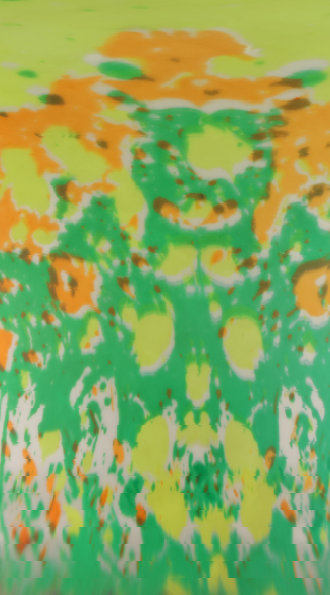
#> input picture ball_photos/patch/5.png, 330 x 595 px
$ python -i circle_contours.py   (imports and definitions only)   (older library calls are emulated)
#> lines starting #> are read from the running program, lines starting #| are printed output that depends on the picture; after the words box and inside, x2 and y2 are one past the last pixel; in counts of white or black regions, pixels touching at a corner belong together
#> further down, picture is the input picture: shape (595, 330, 3); mean B, G, R 93.5, 168.4, 134.7
"__author__ = Hui Wang"

""" Functions:
circle_canny(img, is_crop=False, is_scale=False, is_RGB=False)
circle_Hough(subimg)
circle_blob(subimg)
circle_moment(subimg)
circle_contour(subimg)
circle_match(path, subimg)
"""

import numpy as np
import cv2
import matplotlib.pyplot as plt
#-------------------------------------------------------------------------------------

# [250 lines left out: functions circle_canny, circle_Hough, circle_blob, circle_moment, not called in this run]


def circle_contour(subimg): ## no use
    "from 03_06_compute_contour.py, 03_07_contour_centroid.py"
    gray_img = cv2.cvtColor(subimg, cv2.COLOR_BGR2GRAY)
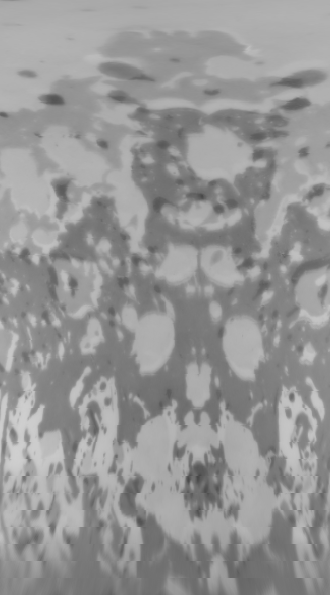
#> gray_img: shape (595, 330); min 71, max 207, mean 149.8
    ## another way: build Gaussian threshold (refer 03_06.py)
    thresh = cv2.adaptiveThreshold(gray_img, 255, cv2.ADAPTIVE_THRESH_GAUSSIAN_C, cv2.THRESH_BINARY, 115, 1)
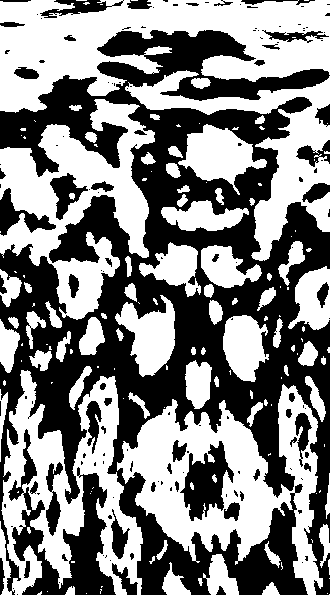
#> thresh: shape (595, 330); 51.6% white; 144 black regions (90 under 20 px)
    cv2.imshow("Binary", thresh)
    contours, hierarchy = cv2.findContours(thresh, cv2.RETR_TREE, cv2.CHAIN_APPROX_SIMPLE)
#> contours = 294 contours, 182 with area under 20; largest, box (x1, y1, x2, y2) and area: (0, 0, 330, 113) 20842, (117, 384, 323, 595) 20180, (0, 370, 143, 595) 15326, (0, 99, 155, 320) 14957, (125, 70, 330, 261) 8853

    # Loop through the contours and calculate the area of each object
    for cnt in contours:
        area = cv2.contourArea(cnt)

        # Draw a bounding box around each
        # object and display the area on the image
        x, y, w, h = cv2.boundingRect(cnt)
        cv2.rectangle(img, (x, y), (x+w, y+h), (0, 255, 0), 2)
        cv2.putText(img, str(area), (x, y),
                    cv2.FONT_HERSHEY_SIMPLEX, 1, (0, 0, 255), 2)
#> this loop made 1 pass
#> (area, x, y, w, h) on pass 1: (0, 329, 594, 1, 1)

    img2 = subimg.copy()
    index = -1
    thickness = 4
    color = (255, 0, 255)
    cv2.drawContours(img2, contours, index, color, thickness)
    cv2.imshow("Contours",img2)

    cv2.waitKey(0)
    cv2.destroyAllWindows()


# [17 lines left out: function circle_match, not called in this run]

#--------------------------------------------------------------------------------


# [21 lines not run here, left out]

    # [7 lines of commented-out code are left out]

>>> import cv2
>>> picture = cv2.imread('ball_photos/patch/5.png')
#> (the run stopped early here; a loop or call above may not have finished)

$ run again, on ball_photos/patch/2.png
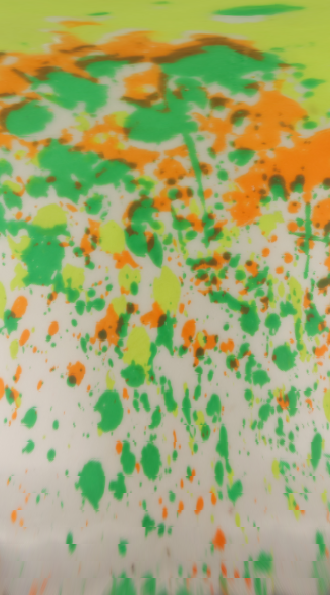
#> input picture ball_photos/patch/2.png, 330 x 595 px
#> picture is the input picture: shape (595, 330, 3); mean B, G, R 112.4, 169.4, 162.4
#> in circle_contour, `gray_img = cv2.cvtColor(subimg, cv2.COLOR_BGR2GRAY)`:
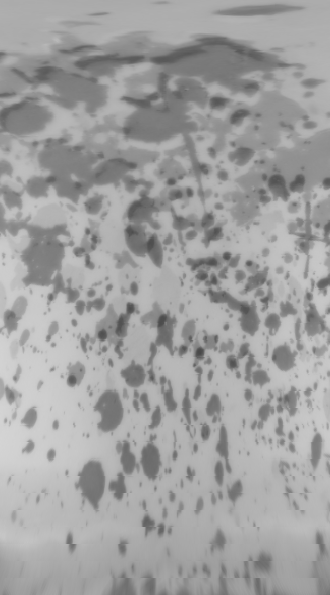
#> gray_img: shape (595, 330); min 73, max 212, mean 160.8
#> in circle_contour, `thresh = cv2.adaptiveThreshold(gray_img, 255, cv2.ADAPTIVE_THRESH_GAUS..`:
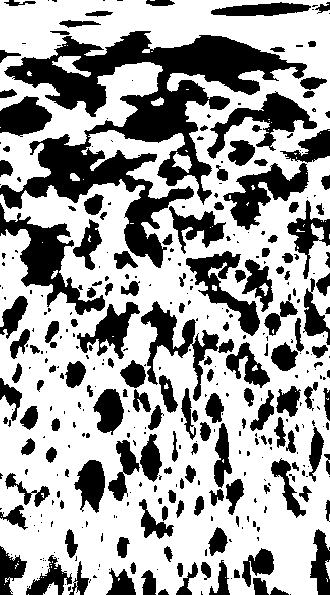
#> thresh: shape (595, 330); 63.5% white; 384 black regions (222 under 20 px)
#> contours = 452 contours, 284 with area under 20; largest, box (x1, y1, x2, y2) and area: (0, 0, 330, 595) 155976, (222, 162, 310, 231) 2564, (206, 91, 318, 160) 2503, (185, 250, 261, 337) 2230, (140, 300, 197, 386) 1689
#> the loop in circle_contour, `for cnt in contours:` made 1 pass
#> (area, x, y, w, h) on pass 1: (0, 28, 594, 1, 1)

$ run again, on ball_photos/patch/3.png
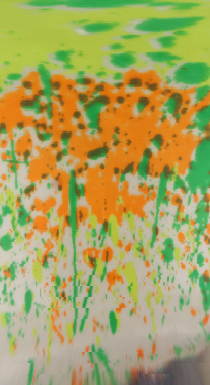
#> input picture ball_photos/patch/3.png, 210 x 385 px
#> picture is the input picture: shape (385, 210, 3); mean B, G, R 95.9, 162.2, 167.8
#> in circle_contour, `gray_img = cv2.cvtColor(subimg, cv2.COLOR_BGR2GRAY)`:
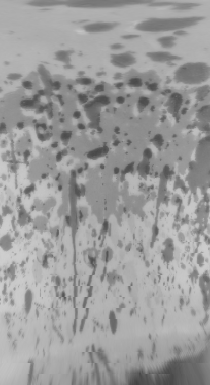
#> gray_img: shape (385, 210); min 67, max 206, mean 156.3
#> in circle_contour, `thresh = cv2.adaptiveThreshold(gray_img, 255, cv2.ADAPTIVE_THRESH_GAUS..`:
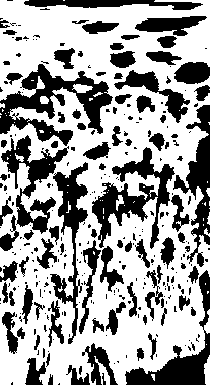
#> thresh: shape (385, 210); 63.2% white; 293 black regions (200 under 20 px)
#> contours = 402 contours, 292 with area under 20; largest, box (x1, y1, x2, y2) and area: (0, 0, 210, 385) 67155, (91, 146, 176, 250) 3299, (0, 134, 69, 235) 2466, (49, 161, 89, 345) 2322, (113, 69, 191, 124) 1154
#> the loop in circle_contour, `for cnt in contours:` made 1 pass
#> (area, x, y, w, h) on pass 1: (10.5, 151, 374, 4, 7)

$ run again, on ball_photos/patch/4.png
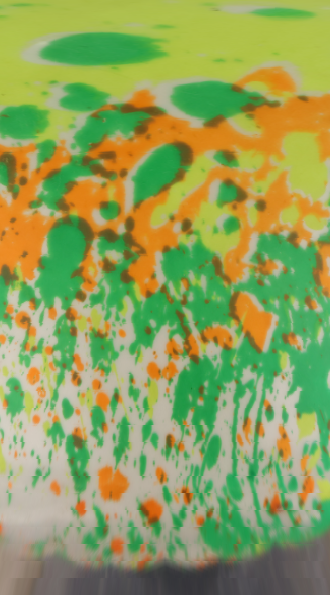
#> input picture ball_photos/patch/4.png, 330 x 595 px
#> picture is the input picture: shape (595, 330, 3); mean B, G, R 91.4, 159.8, 143.3
#> in circle_contour, `gray_img = cv2.cvtColor(subimg, cv2.COLOR_BGR2GRAY)`:
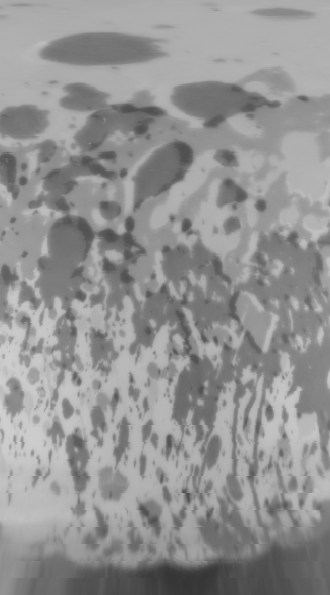
#> gray_img: shape (595, 330); min 53, max 208, mean 147.1
#> in circle_contour, `thresh = cv2.adaptiveThreshold(gray_img, 255, cv2.ADAPTIVE_THRESH_GAUS..`:
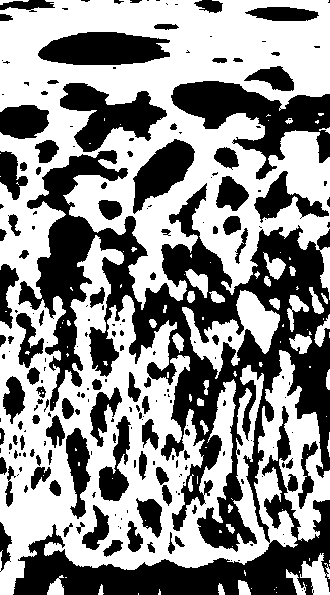
#> thresh: shape (595, 330); 55.7% white; 219 black regions (121 under 20 px)
#> contours = 333 contours, 207 with area under 20; largest, box (x1, y1, x2, y2) and area: (0, 0, 330, 595) 124428, (59, 82, 168, 153) 3787, (37, 31, 171, 66) 3530, (182, 290, 280, 379) 2939, (132, 138, 196, 215) 2436
#> the loop in circle_contour, `for cnt in contours:` made 1 pass
#> (cnt, area, x, y, w, h) on pass 1: ([[138, 593], [138, 594]], 0, 138, 593, 1, 2)
